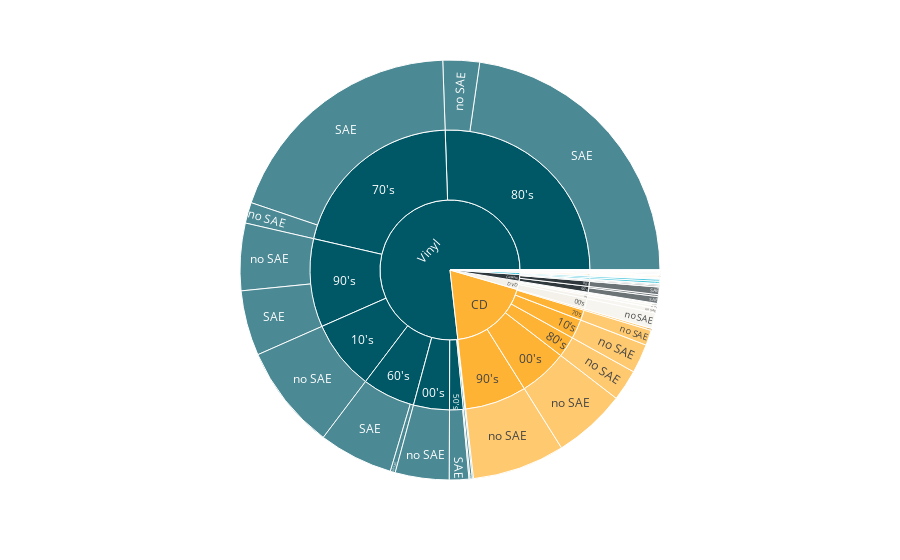

The cell this chart's notebook holds for it:
### Markdown cell above
# Estadísticas sobre las colecciones de la comunidad de la [cajasoundbox](https://lacajasoundbox.com)
**Por Gabriel Castrillon (@gabocas en Twitter)***

Una actividad cotidiana en esta comunidad es mostrar lo que rueda en nuestros tocadiscos, dándonos la oportunidad de compartir nuestras colecciones, aprender sobre diferentes versiones de ese disco que tanto nos gusta o añadir nuevos discos a nuestra lista de deseos en Discogs. Adicionalmente, ha generado discusiones sobre cuántos discos podemos reunir entre todos nosotros, cuáles de estos son [SAE](https://lacajasoundbox.com/blogs/comunidad/glosario-esencial-para-los-cajiamigos-coleccionistas) o la discusión fija semanal sobre cuál es el mejor álbum de Soda Stereo. 

Así que para conocer mejor nuestras colecciones, esculcamos 26 de ellas en Discogs, para un total de 12813 vinilos, cassetes, DVDs, etc, a los cuales me referiré de ahora en adelante como discos. El formato más coleccionados es el vinilo (75%, 71% SAE), seguido por el CD (20%), DVD (2%) y cassette (1.5%). De nuestro formato ganador, la mayoría de los discos coleccionados fueron lanzados en la década de los 80's (33%, 89% SAE), seguida por los 70's (27%, 92% SAE) y los 90's (33.3%, 49% SAE).

### Code cell
cm_466 = ['#005867','#FFB335','#F3F1EA','#2E383D'] #taken from https://www.instagram.com/colours.cafe/
releases_by_format_decade = count_by(all_releases_df,['format','decade','Tipo'],'album')
px.sunburst(releases_by_format_decade, path=['format','decade','Tipo'], values='total',color_discrete_sequence=cm_466)

### Figure 1 — Plotly figure (JSON) as saved in the notebook; plotly's stock layout.template omitted (floating-point values rounded to 4 significant figures; data arrays with more than 128 entries replaced by an {"elided": "..."} marker saying what was removed)
{"data": [{"branchvalues": "total", "domain": {"x": [0, 1], "y": [0, 1]}, "hovertemplate": "labels=%{label}<br>total=%{value}<br>parent=%{parent}<br>id=%{id}<extra></extra>", "ids": {"elided": "146 str values"}, "labels": {"elided": "146 str values"}, "name": "", "parents": {"elided": "146 str values"}, "type": "sunburst", "values": {"elided": "146 int values"}}], "layout": {"legend": {"tracegroupgap": 0}, "margin": {"t": 60}, "sunburstcolorway": ["#005867", "#FFB335", "#F3F1EA", "#2E383D"]}}
